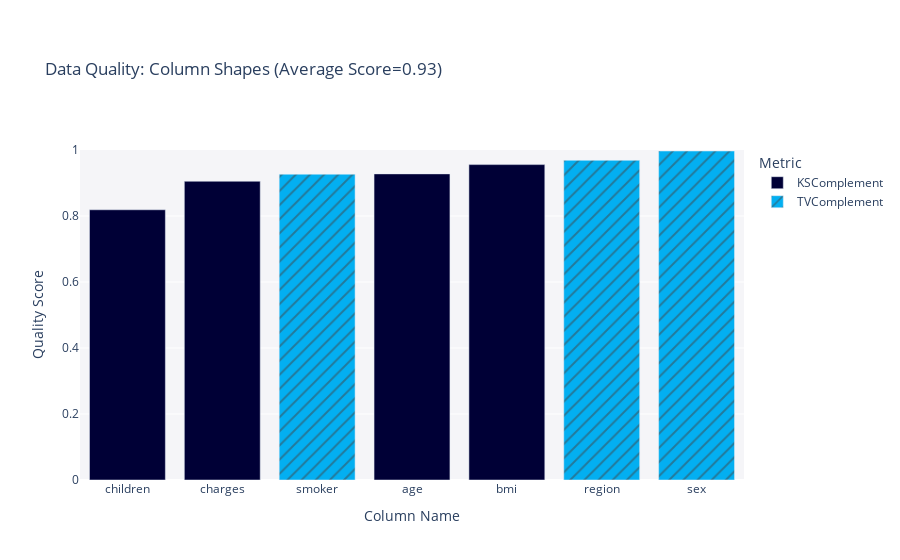

The notebook cell this image was saved under:
### Code cell
report = QualityReport()
report.generate(real_data, synthetic_data, metadata)
fig = report.get_visualization(property_name='Column Shapes')
fig.show()

### Figure 1 — Plotly figure (JSON) as saved in the notebook; plotly's stock layout.template omitted (floating-point values rounded to 4 significant figures)
{"data": [{"alignmentgroup": "True", "customdata": [["KSComplement"], ["KSComplement"], ["KSComplement"], ["KSComplement"]], "hovertemplate": "<b>%{hovertext}</b><br><br>Metric=%{customdata[0]}<br>Quality Score=%{y}<extra></extra>", "hovertext": ["age", "bmi", "children", "charges"], "legendgroup": "KSComplement", "marker": {"color": "#000036", "pattern": {"shape": ""}}, "name": "KSComplement", "offsetgroup": "KSComplement", "orientation": "v", "showlegend": true, "textposition": "auto", "type": "bar", "x": ["age", "bmi", "children", "charges"], "xaxis": "x", "y": [0.9276, 0.9558, 0.8189, 0.9052], "yaxis": "y"}, {"alignmentgroup": "True", "customdata": [["TVComplement"], ["TVComplement"], ["TVComplement"]], "hovertemplate": "<b>%{hovertext}</b><br><br>Metric=%{customdata[0]}<br>Quality Score=%{y}<extra></extra>", "hovertext": ["sex", "smoker", "region"], "legendgroup": "TVComplement", "marker": {"color": "#03AFF1", "pattern": {"shape": "/"}}, "name": "TVComplement", "offsetgroup": "TVComplement", "orientation": "v", "showlegend": true, "textposition": "auto", "type": "bar", "x": ["sex", "smoker", "region"], "xaxis": "x", "y": [0.9969, 0.9266, 0.9687], "yaxis": "y"}], "layout": {"autosize": true, "barmode": "relative", "legend": {"title": {"text": "Metric"}, "tracegroupgap": 0}, "margin": {"t": 150}, "plot_bgcolor": "#F5F5F8", "title": {"text": "Data Quality: Column Shapes (Average Score=0.93)"}, "xaxis": {"anchor": "y", "autorange": true, "categoryorder": "total ascending", "domain": [0, 1], "range": [-0.5, 6.5], "title": {"text": "Column Name"}, "type": "category"}, "yaxis": {"anchor": "x", "domain": [0, 1], "range": [0, 1], "title": {"text": "Quality Score"}, "type": "linear"}}}
